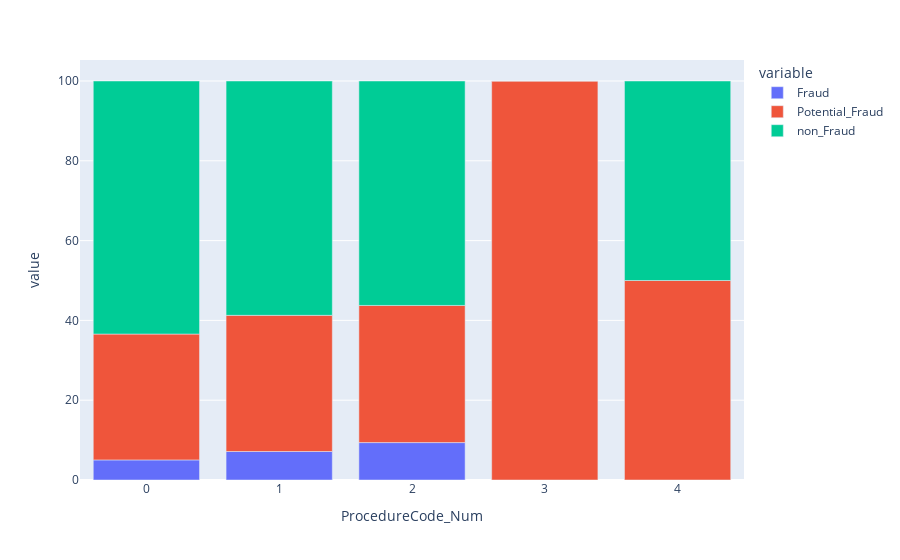

Here is the notebook cell this chart was saved with:
### Code cell
fig9 = out_pro.plot.bar(x='ProcedureCode_Num', y=['Fraud',
                                            'Potential_Fraud',
                                            'non_Fraud'])

fig9.show()

### Figure 1 — Plotly figure (JSON) as saved in the notebook; plotly's stock layout.template omitted (floating-point values rounded to 4 significant figures)
{"data": [{"alignmentgroup": "True", "hovertemplate": "variable=Fraud<br>ProcedureCode_Num=%{x}<br>value=%{y}<extra></extra>", "legendgroup": "Fraud", "marker": {"color": "#636efa"}, "name": "Fraud", "offsetgroup": "Fraud", "orientation": "v", "showlegend": true, "textposition": "auto", "type": "bar", "x": [0, 1, 2, 3, 4], "xaxis": "x", "y": [5.035, 7.143, 9.375, 0, 0], "yaxis": "y"}, {"alignmentgroup": "True", "hovertemplate": "variable=Potential_Fraud<br>ProcedureCode_Num=%{x}<br>value=%{y}<extra></extra>", "legendgroup": "Potential_Fraud", "marker": {"color": "#EF553B"}, "name": "Potential_Fraud", "offsetgroup": "Potential_Fraud", "orientation": "v", "showlegend": true, "textposition": "auto", "type": "bar", "x": [0, 1, 2, 3, 4], "xaxis": "x", "y": [31.54, 34.13, 34.38, 100, 50], "yaxis": "y"}, {"alignmentgroup": "True", "hovertemplate": "variable=non_Fraud<br>ProcedureCode_Num=%{x}<br>value=%{y}<extra></extra>", "legendgroup": "non_Fraud", "marker": {"color": "#00cc96"}, "name": "non_Fraud", "offsetgroup": "non_Fraud", "orientation": "v", "showlegend": true, "textposition": "auto", "type": "bar", "x": [0, 1, 2, 3, 4], "xaxis": "x", "y": [63.42, 58.73, 56.25, 0, 50], "yaxis": "y"}], "layout": {"barmode": "relative", "legend": {"title": {"text": "variable"}, "tracegroupgap": 0}, "margin": {"t": 60}, "xaxis": {"anchor": "y", "domain": [0, 1], "title": {"text": "ProcedureCode_Num"}}, "yaxis": {"anchor": "x", "domain": [0, 1], "title": {"text": "value"}}}}
